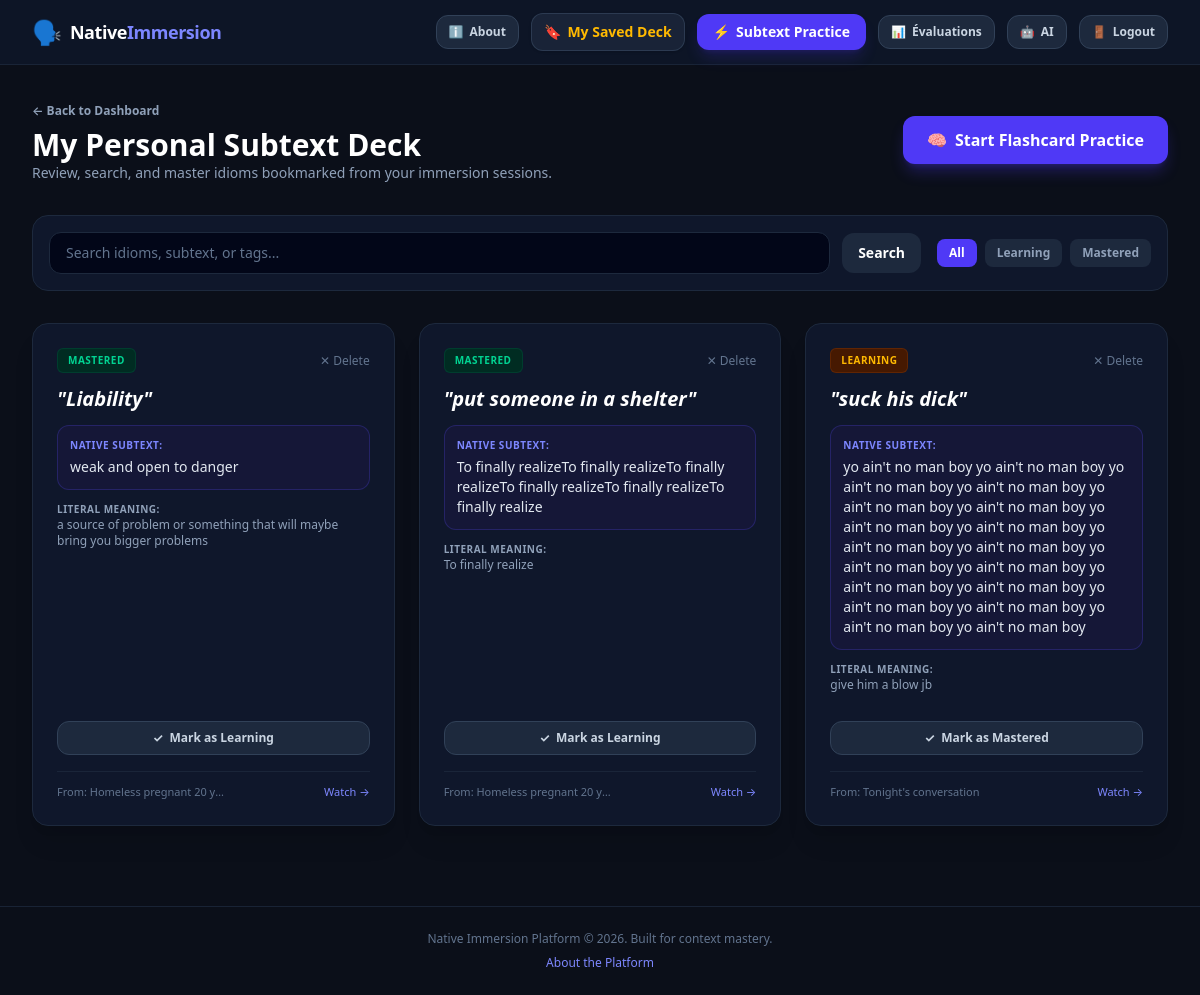
The app's page /my-deck/ (signed in) with its own data.
### simulator/models.py (models this page shows, shortened)
class SavedExpression(models.Model):
    MASTERY_CHOICES = [
        ('learning', 'Learning'),
        ('reviewing', 'Reviewing'),
        ('mastered', 'Mastered'),
    ]
    user = models.ForeignKey(
        User,
        on_delete=models.CASCADE,
        related_name='saved_expressions'
    )
    expression = models.ForeignKey(
        Expression,
        on_delete=models.CASCADE,
        related_name='saved_by_users'
    )
    status = models.CharField(max_length=20, choices=MASTERY_CHOICES, default='learning')
    tags = models.CharField(
        max_length=200,
        blank=True,
        help_text="Comma-separated tags e.g. #Sarcasm, #Business"
    )
    created_at = models.DateTimeField(auto_now_add=True)
    class Meta:
        unique_together = ('user', 'expression')

class Expression(models.Model):
    phrase = models.CharField(max_length=255)
    timestamp_seconds = models.PositiveIntegerField(
        help_text="The exact second this phrase appears in the video"
    )
    literal_meaning = models.TextField(help_text="What the words mean on the surface.")
    native_subtext = models.TextField(help_text="The REAL hidden meaning native speakers understand.")
    social_context = models.TextField(blank=True, help_text="Why a native speaker uses this.")
    video_context = models.ForeignKey(
        VideoContext,
        on_delete=models.CASCADE,
        related_name='expressions'
    )
    module = models.ForeignKey(
        ExpressionModule,
        on_delete=models.CASCADE,
        related_name='expressions'
    )

class VideoContext(models.Model):
    title = models.CharField(max_length=255)
    youtube_id = models.CharField(
        max_length=50,
        help_text="The 11-character ID at the end of a YouTube link"
    )
    category = models.ForeignKey(
        Category,
        on_delete=models.PROTECT,
        related_name='videos'
    )
    expression_modules = models.ManyToManyField(
        ExpressionModule,
        related_name='videos',
        blank=True
    )
    created_at = models.DateTimeField(auto_now_add=True)

### simulator/views.py (the view)
# urls.py: path('my-deck/', views.my_deck, name='my_deck'),
@approved_required
def my_deck(request):
    query = request.GET.get('q', '')
    status_filter = request.GET.get('status', '')
    saved_items = SavedExpression.objects.filter(user=request.user).select_related('expression__video_context')
    if query:
        saved_items = saved_items.filter(
            Q(expression__phrase__icontains=query) |
            Q(expression__native_subtext__icontains=query)
        )
    if status_filter:
        saved_items = saved_items.filter(status=status_filter)
    context = {
        'saved_items': saved_items,
        'query': query,
        'selected_status': status_filter,
    }
    return render(request, 'simulator/my_deck.html', context)

### simulator/views.py (called while the page is built)
def approved_required(view_func):
    @wraps(view_func)
    def _wrapped_view(request, *args, **kwargs):
        if not request.user.is_authenticated:
            return redirect('login')
        if request.user.is_superuser:
            return view_func(request, *args, **kwargs)
        if hasattr(request.user, 'userprofile') and request.user.userprofile.is_approved:
            return view_func(request, *args, **kwargs)
        return redirect('pending_approval')
    return _wrapped_view

### simulator/templates/simulator/my_deck.html (shortened to what this page needs)
{% extends 'simulator/base.html' %}
{% block content %}
<div class="max-w-6xl mx-auto">
    <header class="mb-8 flex items-center justify-between flex-wrap gap-4">
        <div>
            <a href="{% url 'video_index' %}"
                class="inline-flex items-center gap-2 text-xs font-semibold text-slate-400 hover:text-indigo-400 transition mb-2">
                ← Back to Dashboard
            </a>
            <h1 class="text-3xl font-black text-white">My Personal Subtext Deck</h1>
            <p class="text-slate-400 text-sm">Review, search, and master idioms bookmarked from your immersion sessions.
            </p>
        </div>
        {% if saved_items %}
        <a href="{% url 'practice_quiz' %}"
            class="bg-indigo-600 hover:bg-indigo-500 text-white font-bold py-3 px-6 rounded-xl transition shadow-lg shadow-indigo-600/30 flex items-center gap-2">
            <span>🧠</span> Start Flashcard Practice
        </a>
        {% endif %}
    </header>
    <div
        class="mb-8 bg-slate-900 border border-slate-800 rounded-2xl p-4 flex flex-col md:flex-row items-center justify-between gap-4">
        <form method="GET" action="{% url 'my_deck' %}" class="w-full md:w-auto flex-1 flex items-center gap-3">
            <input type="text" name="q" value="{{ query }}" placeholder="Search idioms, subtext, or tags..."
                class="w-full bg-slate-950 border border-slate-800 rounded-xl px-4 py-2.5 text-sm text-slate-200 placeholder-slate-500 focus:outline-none focus:border-indigo-500 transition">
            <button type="submit"
                class="bg-slate-800 hover:bg-slate-700 text-white font-bold px-4 py-2.5 rounded-xl text-sm transition cursor-pointer">
                Search
            </button>
        </form>
        <div class="flex items-center gap-2 w-full md:w-auto overflow-x-auto">
            <a href="{% url 'my_deck' %}"
                class="px-3 py-1.5 rounded-lg text-xs font-bold transition {% if not selected_status %}bg-indigo-600 text-white{% else %}bg-slate-800 text-slate-400 hover:text-white{% endif %}">
                All
            </a>
            <a href="?status=learning{% if query %}&q={{ query }}{% endif %}"
                class="px-3 py-1.5 rounded-lg text-xs font-bold transition {% if selected_status == 'learning' %}bg-amber-600 text-white{% else %}bg-slate-800 text-slate-400 hover:text-white{% endif %}">
                Learning
            </a>
            <a href="?status=mastered{% if query %}&q={{ query }}{% endif %}"
                class="px-3 py-1.5 rounded-lg text-xs font-bold transition {% if selected_status == 'mastered' %}bg-emerald-600 text-white{% else %}bg-slate-800 text-slate-400 hover:text-white{% endif %}">
                Mastered
            </a>
        </div>
    </div>
    {% if saved_items %}
    <div class="grid grid-cols-1 md:grid-cols-2 lg:grid-cols-3 gap-6">
        {% for item in saved_items %}
        <div id="card-{{ item.expression.id }}"
            class="bg-slate-900 border border-slate-800 rounded-2xl p-6 shadow-xl flex flex-col justify-between hover:border-slate-700 transition">
            <div>
                <div class="flex items-center justify-between mb-3">
                    <span id="badge-{{ item.expression.id }}"
                        class="text-[10px] font-bold uppercase tracking-wider px-2.5 py-1 rounded-md border
                            {% if item.status == 'mastered' %}bg-emerald-950 text-emerald-400 border-emerald-900/50{% else %}bg-amber-950 text-amber-400 border-amber-900/50{% endif %}">
                        {{ item.status }}
                    </span>
                    <button onclick="removeBookmark({{ item.expression.id }})"
                        class="text-xs text-slate-500 hover:text-rose-400 transition cursor-pointer">
                        ✕ Delete
                    </button>
                </div>
                <h3 class="text-xl font-black text-white italic mb-3">"{{ item.expression.phrase }}"</h3>
                <div class="p-3 bg-indigo-950/40 border border-indigo-900/60 rounded-xl mb-3">
                    <span class="text-[10px] text-indigo-400 block uppercase tracking-wider font-bold mb-1">
                        Native Subtext:
                    </span>
                    <p class="text-slate-200 text-sm font-medium">{{ item.expression.native_subtext }}</p>
                </div>
                <div class="mb-3">
                    <span class="text-[10px] text-slate-400 block uppercase tracking-wider font-semibold">
                        Literal Meaning:
                    </span>
                    <p class="text-slate-400 text-xs">{{ item.expression.literal_meaning }}</p>
                </div>
            </div>
            <div>
                <button id="btn-mastery-{{ item.expression.id }}" data-status="{{ item.status }}"
                    onclick="toggleMastery({{ item.expression.id }})"
                    class="mt-4 w-full bg-slate-800 hover:bg-slate-700 text-xs text-slate-300 font-bold py-2 px-3 rounded-xl border border-slate-700 transition flex items-center justify-center gap-1.5 cursor-pointer">
                    <span>✓</span>
                    <span id="btn-text-{{ item.expression.id }}">
                        {% if item.status == 'mastered' %}Mark as Learning{% else %}Mark as Mastered{% endif %}
                    </span>
                </button>
                <div
                    class="mt-4 pt-3 border-t border-slate-800/80 flex items-center justify-between text-[11px] text-slate-500">
                    <span class="truncate max-w-[170px]" title="{{ item.expression.video_context.title }}">
                        From: {{ item.expression.video_context.title }}
                    </span>
                    <a href="{% url 'video_player' item.expression.video_context.id %}?t={{ item.expression.timestamp_seconds }}"
                        class="text-indigo-400 hover:underline flex items-center gap-1">
                        Watch →
                    </a>
                </div>
            </div>
        </div>
        {% endfor %}
    </div>
    {% endif %}
</div>
{% endblock %}

### simulator/templates/simulator/base.html (shortened to what this page needs)
<!DOCTYPE html>
<html lang="en">
<head>
    <script src="https://cdn.jsdelivr.net/npm/@tailwindcss/browser@4"></script>
</head>
<body class="min-h-screen flex flex-col justify-between antialiased selection:bg-indigo-500 selection:text-white"
    x-data="{ mobileMenuOpen: false }">
    <nav class="sticky top-0 z-40 border-b border-slate-800/80 glass-panel">
        <div class="max-w-7xl mx-auto px-4 sm:px-6 lg:px-8 h-16 flex items-center justify-between gap-3">
            <a href="{% url 'video_index' %}" class="flex items-center gap-2 min-w-0">
                <span class="text-xl sm:text-2xl flex-shrink-0">🗣️</span>
                <span class="font-black text-base sm:text-lg tracking-tight text-white truncate">
                    Native<span class="text-indigo-400">Immersion</span>
                </span>
            </a>
            <div class="hidden md:flex items-center gap-2 lg:gap-3 text-xs sm:text-sm font-semibold flex-shrink-0">
                <a href="{% url 'about_us' %}"
                    class="bg-slate-800 hover:bg-slate-700 text-slate-300 font-semibold text-xs py-2 px-3 rounded-xl border border-slate-700 transition flex items-center gap-1.5">
                    <span>ℹ️</span> <span>About</span>
                </a>
                <a href="{% url 'my_deck' %}"
                    class="bg-slate-800/80 hover:bg-slate-700 border border-slate-700/80 text-amber-400 font-bold py-2 px-3 rounded-xl transition flex items-center gap-1.5 shadow-sm">
                    <span>🔖</span>
                    <span>My Saved Deck</span>
                </a>
                <a href="{% url 'practice_quiz' %}"
                    class="bg-indigo-600 hover:bg-indigo-500 text-white font-bold py-2 px-3.5 sm:px-4 rounded-xl transition shadow-lg shadow-indigo-600/20 flex items-center gap-1.5">
                    <span>⚡</span> <span>Subtext Practice</span>
                </a>
                <a href="{% url 'student_dashboard' %}"
                    class="bg-slate-800 hover:bg-slate-700 text-slate-300 font-semibold text-xs py-2 px-3 rounded-xl border border-slate-700 transition flex items-center gap-1.5">
                    <span>📊</span> <span>Évaluations</span>
                </a>
                <a href="{% url 'ai_coach_page' %}"
                    class="bg-slate-800 hover:bg-slate-700 text-slate-300 font-semibold text-xs py-2 px-3 rounded-xl border border-slate-700 transition cursor-pointer flex items-center gap-1.5">
                    <span>🤖</span> AI
                </a>
                <form action="{% url 'logout' %}" method="post" class="inline">
                    <button type="submit"
                        class="bg-slate-800 hover:bg-slate-700 text-slate-300 font-semibold text-xs py-2 px-3 rounded-xl border border-slate-700 transition cursor-pointer flex items-center gap-1.5">
                        <span>🚪</span> Logout
                    </button>
                </form>
            </div>
        </div>
    </nav>
    <main class="max-w-7xl mx-auto px-4 sm:px-6 lg:px-8 py-6 sm:py-8 space-y-6 sm:space-y-8 flex-1 w-full">
        {% block content %}{% endblock %}
    </main>
    <footer class="border-t border-slate-800/80 py-6 text-center text-xs text-slate-500 mt-12 px-4 space-y-2">
        <p>Native Immersion Platform &copy; 2026. Built for context mastery.</p>
        <p>
            <a href="{% url 'about_us' %}" class="text-indigo-400 hover:underline">About the Platform</a>
        </p>
    </footer>
</body>
</html>

### simulator/templates/simulator/base.html (style rules this page uses)
body { background-color: #0b0f19; color: #f8fafc; font-family: system-ui, -apple-system, sans-serif; }
.glass-panel { background: rgba(15, 23, 42, 0.85); backdrop-filter: blur(12px); }

### records on screen
SavedExpression: status "MASTERED", expression.phrase "Liability", expression.native_subtext "weak and open to danger", expression.literal_meaning "a source of problem or something that will maybe bring you bigger problems", shows "Mark as Learning", expression.video_context "Homeless pregnant 20 y…"
SavedExpression: status "MASTERED", expression.phrase "put someone in a shelter", expression.native_subtext "To finally realizeTo finally realizeTo finally realizeTo finally realizeTo finally realizeTo finally realize", expression.literal_meaning "To finally realize", shows "Mark as Learning", expression.video_context "Homeless pregnant 20 y…"
SavedExpression: status "LEARNING", expression.phrase "suck his dick", expression.native_subtext "yo ain't no man boy yo ain't no man boy yo ain't no man boy yo ain't no man boy yo ain't no man boy yo ain't no man boy yo ain't no man boy yo ain't no man boy yo ain't no man boy yo ain't no man boy yo ain't no man boy yo ain't no man boy yo ain't no man boy yo ain't no man boy yo ain't no man boy yo ain't no man boy yo ain't no man boy yo ain't no man boy", expression.literal_meaning "give him a blow jb", shows "Mark as Mastered", expression.video_context "Tonight's conversation"
